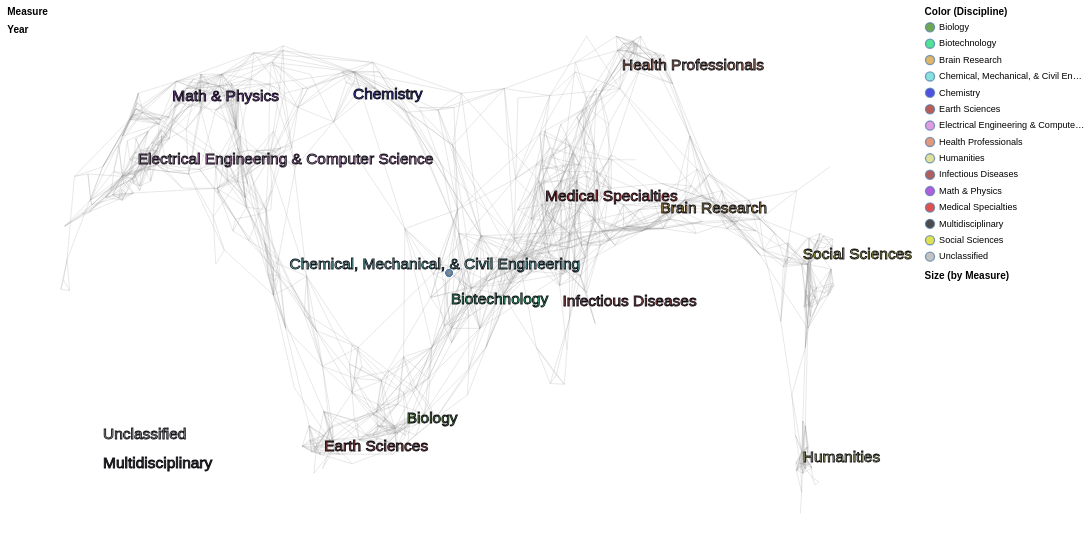

Here is the Vega-Lite specification saved for this chart:
### Vega-Lite specification from a JSON file in a GitHub repository (floating-point values rounded to 4 significant figures; data arrays with more than 128 entries replaced by an {"elided": "..."} marker saying what was removed)
{"$schema": "https://vega.github.io/schema/vega-lite/v4.json", "description": "The UCSD Map of Science visualization depicts a network of 554 subdiscipline nodes that are aggregated into 13 main disciplines of science. Each discipline has a distinct color and is labeled. Record sets (e.g., journal papers) are represented by circles centered at specific subdisciplines--matched based on journal names. The “Unclassified” and “Multidisciplinary” circles in the lower left represent all records that could not be matched and all records that were published in multidisciplinary journals such as Science, Nature, etc., respectively. Circle area is proportional to the number of papers, and the minimum and maximum values are given in the legend. Circle tooltips reveal the names of subdiscipline nodes.", "autosize": {"type": "fit", "resize": true, "contains": "padding"}, "padding": 8, "width": 1200, "height": 600, "config": {"view": {"strokeOpacity": 0}}, "resolve": {"scale": {"opacity": "independent", "color": "independent"}}, "layer": [{"mark": "text", "data": {"name": "nodes"}, "selection": {"measure": {"type": "single", "fields": ["measure"], "bind": "legend", "init": {"measure": "# Citations"}, "empty": "none"}}, "encoding": {"opacity": {"field": "measure", "type": "ordinal", "legend": {"title": "Measure", "orient": "left", "symbolSize": 0}}}}, {"mark": "text", "data": {"name": "nodes"}, "selection": {"year": {"type": "multi", "fields": ["year"], "bind": "legend", "empty": "all"}}, "encoding": {"opacity": {"field": "year", "legend": {"title": "Year", "orient": "left", "symbolSize": 0}}}}, {"mark": "point", "data": {"name": "disciplines"}, "encoding": {"fill": {"field": "disc_name", "scale": {"range": {"field": "color"}}, "legend": {"title": "Color (Discipline)", "orient": "right"}}}}, {"mark": {"type": "rule", "color": "#9b9b9b", "strokeOpacity": 0.25}, "data": {"name": "subdisciplineEdges"}, "transform": [{"lookup": "subd_id1", "from": {"data": {"name": "subdisciplines"}, "key": "subd_id", "fields": ["x", "y", "weight"]}}, {"lookup": "subd_id2", "from": {"data": {"name": "subdisciplines"}, "key": "subd_id", "fields": ["x", "y"]}, "as": ["x2", "y2"]}], "encoding": {"x": {"field": "x", "type": "quantitative", "scale": {"domain": [100, 500]}, "axis": null}, "y": {"field": "y", "type": "quantitative", "scale": {"domain": [0, 275]}, "axis": null}, "x2": {"field": "x2", "type": "quantitative"}, "y2": {"field": "y2", "type": "quantitative"}, "strokeWidth": {"field": "weight", "type": "quantitative", "scale": null}}}, {"mark": "point", "data": {"name": "nodes"}, "transform": [{"filter": {"selection": "measure"}}, {"filter": {"selection": "year"}}, {"lookup": "subd_id", "from": {"data": {"name": "subdisciplines"}, "key": "subd_id", "fields": ["x", "y", "subd_id", "subd_name", "disc_id"]}}, {"lookup": "disc_id", "from": {"data": {"name": "disciplines"}, "key": "disc_id", "fields": ["disc_name", "color"]}, "as": ["disc_name", "disc_color"]}], "encoding": {"x": {"field": "x", "type": "quantitative", "scale": {"domain": [100, 500]}, "axis": null}, "y": {"field": "y", "type": "quantitative", "scale": {"domain": [0, 275]}, "axis": null}, "shape": {"value": "circle"}, "strokeOpacity": {"value": 1}, "strokeWidth": {"value": 0.5}, "fillOpacity": {"value": 0.75}, "stroke": {"value": "#000007"}, "fill": {"field": "disc_color", "type": "nominal", "scale": null}, "size": {"aggregate": "sum", "field": "measureCount", "legend": {"title": "Size (by Measure)", "orient": "right", "offset": 100}}, "tooltip": {"field": "subd_name", "type": "nominal"}}}, {"mark": {"type": "text", "fontSize": 17, "fillOpacity": 0.75, "strokeOpacity": 0.9, "stroke": "#000007", "strokeWidth": 1, "align": "left", "baseline": "middle"}, "data": {"name": "disciplineLabels"}, "encoding": {"x": {"field": "x", "type": "quantitative", "scale": {"domain": [100, 500]}, "axis": null}, "y": {"field": "y", "type": "quantitative", "scale": {"domain": [0, 275]}, "axis": null}, "color": {"field": "color", "type": "nominal", "scale": null}, "text": {"field": "disc_name", "type": "nominal"}}}], "datasets": {"nodes": [], "disciplines": [{"disc_name": "Biology", "color": "#33820D", "alt_color": -2186398, "y": 62, "x": 278, "disc_id": 1}, {"disc_name": "Biotechnology", "color": "#07D46D", "alt_color": -11697, "y": 124, "x": 301, "disc_id": 2}, {"disc_name": "Medical Specialties", "color": "#D30706", "alt_color": -22784, "y": 177, "x": 350, "disc_id": 3}, {"disc_name": "Chemical, Mechanical, & Civil Engineering", "color": "#55D4D2", "alt_color": -39396, "y": 142, "x": 217, "disc_id": 4}, {"disc_name": "Chemistry", "color": "#0707D2", "alt_color": -2408414, "y": 230, "x": 250, "disc_id": 5}, {"disc_name": "Earth Sciences", "color": "#9B180F", "alt_color": -48328, "y": 48, "x": 235, "disc_id": 6}, {"disc_name": "Electrical Engineering & Computer Science", "color": "#D372D2", "alt_color": -44173, "y": 196, "x": 138, "disc_id": 7}, {"disc_name": "Brain Research", "color": "#D39827", "alt_color": -1146456, "y": 171, "x": 410, "disc_id": 8}, {"disc_name": "Humanities", "color": "#D3D46D", "alt_color": -1162327, "y": 42, "x": 484, "disc_id": 9}, {"disc_name": "Infectious Diseases", "color": "#8D1B18", "alt_color": -4970894, "y": 149, "x": 359, "disc_id": 10}, {"disc_name": "Math & Physics", "color": "#8E1BCE", "alt_color": -7260020, "y": 229, "x": 156, "disc_id": 11}, {"disc_name": "Health Professionals", "color": "#D36E44", "alt_color": -5483836, "y": 245, "x": 390, "disc_id": 12}, {"disc_name": "Social Sciences", "color": "#D3D406", "alt_color": -5014843, "y": 147, "x": 484, "disc_id": 13}, {"disc_name": "Multidisciplinary", "color": "#000000", "y": 40, "x": 110, "disc_id": 14}, {"disc_name": "Unclassified", "color": "#AAAAAA", "y": 55, "x": 110, "disc_id": 15}], "disciplineLabels": [{"disc_name": "Biology", "color": "#33820D", "lngshrt": -19.25, "lng": -19.8, "latshrt": -51.28, "y": 62, "lat": -54.29, "disc_id": 1, "x": 278}, {"disc_name": "Biotechnology", "color": "#07D46D", "lngshrt": 0.875, "lng": 0.9, "latshrt": -8.603, "y": 124, "lat": -9.109, "disc_id": 2, "x": 301}, {"disc_name": "Medical Specialties", "color": "#D30706", "lngshrt": 43.75, "lng": 45, "latshrt": 27.87, "y": 177, "lat": 29.51, "disc_id": 3, "x": 350}, {"disc_name": "Chemical, Mechanical, & Civil Engineering", "color": "#55D4D2", "lngshrt": -72.62, "lng": -74.7, "latshrt": 3.785, "y": 142, "lat": 4.008, "disc_id": 4, "x": 217}, {"disc_name": "Chemistry", "color": "#0707D2", "lngshrt": -43.75, "lng": -45, "latshrt": 64.35, "y": 230, "lat": 68.14, "disc_id": 5, "x": 250}, {"disc_name": "Earth Sciences", "color": "#9B180F", "lngshrt": -56.88, "lng": -58.5, "latshrt": -60.91, "y": 48, "lat": -64.49, "disc_id": 6, "x": 235}, {"disc_name": "Electrical Engineering & Computer Science", "color": "#D372D2", "lngshrt": -141.8, "lng": -145.8, "latshrt": 40.95, "y": 196, "lat": 43.36, "disc_id": 7, "x": 138}, {"disc_name": "Brain Research", "color": "#D39827", "lngshrt": 96.25, "lng": 99, "latshrt": 23.74, "y": 171, "lat": 25.14, "disc_id": 8, "x": 410}, {"disc_name": "Humanities", "color": "#D3D46D", "lngshrt": 161, "lng": 165.6, "latshrt": -65.04, "y": 42, "lat": -68.87, "disc_id": 9, "x": 484}, {"disc_name": "Infectious Diseases", "color": "#8D1B18", "lngshrt": 51.62, "lng": 53.1, "latshrt": 8.603, "y": 123, "lat": 9.109, "disc_id": 10, "x": 359}, {"disc_name": "Math & Physics", "color": "#8E1BCE", "lngshrt": -126, "lng": -129.6, "latshrt": 63.66, "y": 229, "lat": 67.41, "disc_id": 11, "x": 156}, {"disc_name": "Health Professionals", "color": "#D36E44", "lngshrt": 78.75, "lng": 81, "latshrt": 74.68, "y": 245, "lat": 79.07, "disc_id": 12, "x": 390}, {"disc_name": "Social Sciences", "color": "#D3D406", "lngshrt": 161, "lng": 165.6, "latshrt": 7.227, "y": 147, "lat": 7.652, "disc_id": 13, "x": 484}, {"disc_name": "Multidisciplinary", "color": "#000000", "y": 39, "x": 120, "disc_id": -2}, {"disc_name": "Unclassified", "color": "#AAAAAA", "y": 54, "x": 120, "disc_id": -1}], "subdisciplines": {"elided": "556 records"}, "subdisciplineEdges": {"elided": "2276 records"}}}
